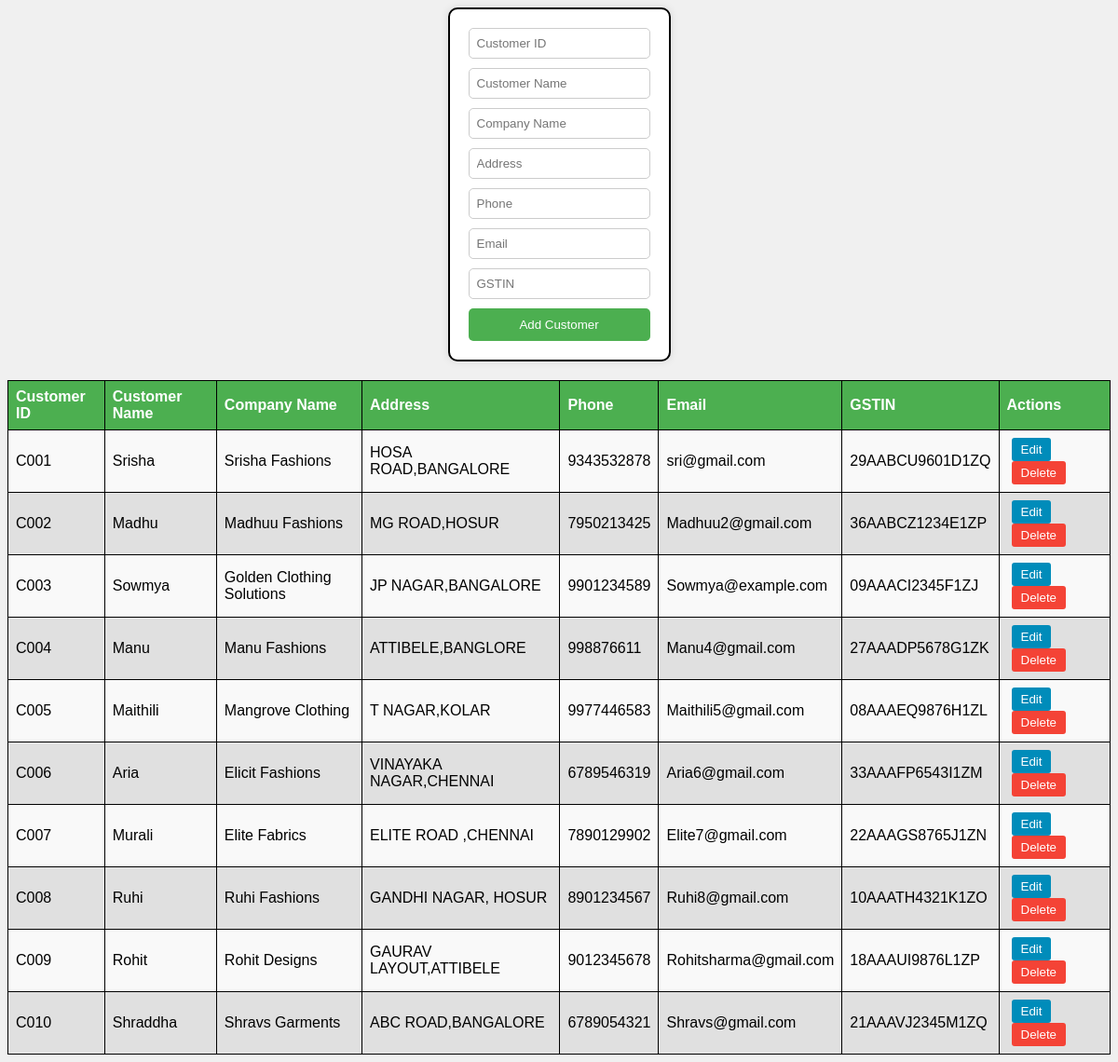
The app's page /pickpack/customer.php with its own data.
### tables this page shows
CREATE TABLE `pp_customer` (
  `count` int(11) NOT NULL,
  `customer_id` varchar(75) NOT NULL,
  `customer_name` varchar(75) DEFAULT NULL,
  `company_name` varchar(75) DEFAULT NULL,
  `address` varchar(100) DEFAULT NULL,
  `phone` bigint(20) DEFAULT NULL,
  `email` varchar(75) DEFAULT NULL,
  `gstin` varchar(50) DEFAULT NULL
);

### pickpack/customer.php (the view, shortened to what this page needs)
<?php
$servername = "localhost";
$username = "root";
$password = "";
$dbname = "pentagon";
$conn = new mysqli($servername, $username, $password, $dbname);
$result = $conn->query("SELECT * FROM pp_customer");
?>
<!DOCTYPE html>
<html lang="en">
<head>
</head>
<body>
<div class="form-container">
    <form id="customerForm" method="POST" action="customer.php">
        <input type="text" id="customer_id" name="customer_id" placeholder="Customer ID" required>
        <input type="text" id="customer_name" name="customer_name" placeholder="Customer Name" required>
        <input type="text" id="company_name" name="company_name" placeholder="Company Name" required>
        <input type="text" id="address" name="address" placeholder="Address" required>
        <input type="text" id="phone" name="phone" placeholder="Phone" required>
        <input type="email" id="email" name="email" placeholder="Email" required>
        <input type="text" id="gstin" name="gstin" placeholder="GSTIN" required>
        <button type="submit">Add Customer</button>
    </form>
</div>
<table>
    <thead>
        <tr>
            <th>Customer ID</th>
            <th>Customer Name</th>
            <th>Company Name</th>
            <th>Address</th>
            <th>Phone</th>
            <th>Email</th>
            <th>GSTIN</th>
            <th>Actions</th>
        </tr>
    </thead>
    <tbody id="customerTableBody">
        <?php if ($result->num_rows > 0): ?>
            <?php while($row = $result->fetch_assoc()): ?>
                <tr>
                    <td><?php echo $row["customer_id"]; ?></td>
                    <td><?php echo $row["customer_name"]; ?></td>
                    <td><?php echo $row["company_name"]; ?></td>
                    <td><?php echo $row["address"]; ?></td>
                    <td><?php echo $row["phone"]; ?></td>
                    <td><?php echo $row["email"]; ?></td>
                    <td><?php echo $row["gstin"]; ?></td>
                    <td>
                        <button class="action-button edit-button" onclick="">Edit</button>
                        <button class="action-button delete-button" onclick="">Delete</button>
                    </td>
                </tr>
            <?php endwhile; ?>
        <?php else: ?>
            <tr>
                <td colspan="8">No customers found</td>
            </tr>
        <?php endif; ?>
    </tbody>
</table>
</body>
</html>

### pickpack/customer.php (style rules this page uses)
body { font-family: Arial, sans-serif; background-color: #f0f0f0; display: flex; justify-content: center; align-items: center; flex-direction: column; }
.form-container { background-color: #ffffff; padding: 20px; border: 2px solid #000; border-radius: 10px; box-shadow: 0 0 10px rgba(0,0,0,0.1); margin-bottom: 20px; }
.form-container form { display: flex; flex-direction: column; }
.form-container form input { margin-bottom: 10px; padding: 8px; border: 1px solid #ccc; border-radius: 5px; }
.form-container form button { padding: 10px; background-color: #4CAF50; color: white; border: none; border-radius: 5px; cursor: pointer; }
table { border-collapse: collapse; width: 100%; }
th, td { text-align: left; padding: 8px; border: 1px solid #000; }
tr:nth-child(odd) { background-color: #f9f9f9; }
tr:nth-child(even) { background-color: #e0e0e0; }
th { background-color: #4CAF50; color: white; }
.action-button { padding: 5px 10px; margin: 0 5px; color: white; border: none; border-radius: 3px; cursor: pointer; }
.edit-button { background-color: #008CBA; }
.delete-button { background-color: #f44336; }

### records on screen
pp_customer: customer "C001", customer_name "Srisha", company_name "Srisha Fashions", address "HOSA ROAD,BANGALORE", phone "9343532878", email "sri@gmail.com", gstin "29AABCU9601D1ZQ"
pp_customer: customer "C002", customer_name "Madhu", company_name "Madhuu Fashions", address "MG ROAD,HOSUR", phone "7950213425", email "Madhuu2@gmail.com", gstin "36AABCZ1234E1ZP"
pp_customer: customer "C003", customer_name "Sowmya", company_name "Golden Clothing Solutions", address "JP NAGAR,BANGALORE", phone "9901234589", email "Sowmya@example.com", gstin "09AAACI2345F1ZJ"
pp_customer: customer "C004", customer_name "Manu", company_name "Manu Fashions", address "ATTIBELE,BANGLORE", phone "998876611", email "Manu4@gmail.com", gstin "27AAADP5678G1ZK"
pp_customer: customer "C005", customer_name "Maithili", company_name "Mangrove Clothing", address "T NAGAR,KOLAR", phone "9977446583", email "Maithili5@gmail.com", gstin "08AAAEQ9876H1ZL"
pp_customer: customer "C006", customer_name "Aria", company_name "Elicit Fashions", address "VINAYAKA NAGAR,CHENNAI", phone "6789546319", email "Aria6@gmail.com", gstin "33AAAFP6543I1ZM"
pp_customer: customer "C007", customer_name "Murali", company_name "Elite Fabrics", address "ELITE ROAD ,CHENNAI", phone "7890129902", email "Elite7@gmail.com", gstin "22AAAGS8765J1ZN"
pp_customer: customer "C008", customer_name "Ruhi", company_name "Ruhi Fashions", address "GANDHI NAGAR, HOSUR", phone "8901234567", email "Ruhi8@gmail.com", gstin "10AAATH4321K1ZO"
pp_customer: customer "C009", customer_name "Rohit", company_name "Rohit Designs", address "GAURAV LAYOUT,ATTIBELE", phone "9012345678", email "Rohitsharma@gmail.com", gstin "18AAAUI9876L1ZP"
pp_customer: customer "C010", customer_name "Shraddha", company_name "Shravs Garments", address "ABC ROAD,BANGALORE", phone "6789054321", email "Shravs@gmail.com", gstin "21AAAVJ2345M1ZQ"
